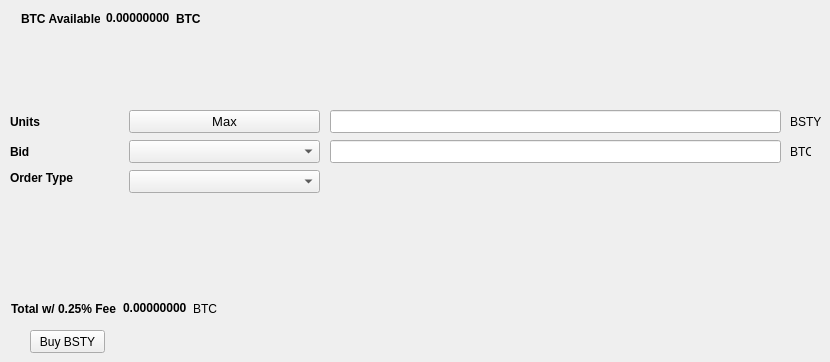
   <widget class="QWidget" name="BuyTab">
    <attribute name="title">
     <string>Buy</string>
    </attribute>
    <widget class="QPushButton" name="BuyBSTY">
     <property name="geometry">
      <rect>
       <x>30</x>
       <y>330</y>
       <width>75</width>
       <height>23</height>
      </rect>
     </property>
     <property name="text">
      <string>Buy BSTY</string>
     </property>
    </widget>
    <widget class="QLabel" name="label_3">
     <property name="geometry">
      <rect>
       <x>10</x>
       <y>110</y>
       <width>46</width>
       <height>23</height>
      </rect>
     </property>
     <property name="font">
      <font>
       <weight>75</weight>
       <bold>true</bold>
      </font>
     </property>
     <property name="text">
      <string>Units</string>
     </property>
    </widget>
    <widget class="QLineEdit" name="UnitsInput">
     <property name="geometry">
      <rect>
       <x>330</x>
       <y>110</y>
       <width>451</width>
       <height>23</height>
      </rect>
     </property>
     <property name="font">
      <font>
       <pointsize>9</pointsize>
       <weight>75</weight>
       <bold>true</bold>
      </font>
     </property>
    </widget>
    <widget class="QLineEdit" name="BuyBidPriceEdit">
     <property name="geometry">
      <rect>
       <x>330</x>
       <y>140</y>
       <width>451</width>
       <height>23</height>
      </rect>
     </property>
     <property name="font">
      <font>
       <pointsize>9</pointsize>
       <weight>75</weight>
       <bold>true</bold>
      </font>
     </property>
    </widget>
    <widget class="QLabel" name="label_4">
     <property name="geometry">
      <rect>
       <x>790</x>
       <y>110</y>
       <width>31</width>
       <height>23</height>
      </rect>
     </property>
     <property name="text">
      <string>BSTY</string>
     </property>
    </widget>
    <widget class="QLabel" name="label_5">
     <property name="geometry">
      <rect>
       <x>790</x>
       <y>140</y>
       <width>21</width>
       <height>23</height>
      </rect>
     </property>
     <property name="text">
      <string>BTC</string>
     </property>
    </widget>
    <widget class="QLabel" name="label_6">
     <property name="geometry">
      <rect>
       <x>10</x>
       <y>140</y>
       <width>46</width>
       <height>23</height>
      </rect>
     </property>
     <property name="font">
      <font>
       <weight>75</weight>
       <bold>true</bold>
      </font>
     </property>
     <property name="text">
      <string>Bid</string>
     </property>
    </widget>
    <widget class="QLabel" name="label_7">
     <property name="geometry">
      <rect>
       <x>10</x>
       <y>170</y>
       <width>71</width>
       <height>16</height>
      </rect>
     </property>
     <property name="font">
      <font>
       <weight>75</weight>
       <bold>true</bold>
      </font>
     </property>
     <property name="text">
      <string>Order Type</string>
     </property>
    </widget>
    <widget class="QPushButton" name="Buy_Max_Amount">
     <property name="geometry">
      <rect>
       <x>129</x>
       <y>110</y>
       <width>191</width>
       <height>23</height>
      </rect>
     </property>
     <property name="font">
      <font>
       <pointsize>10</pointsize>
      </font>
     </property>
     <property name="text">
      <string>Max</string>
     </property>
    </widget>
    <widget class="QComboBox" name="BuyBidcomboBox">
     <property name="geometry">
      <rect>
       <x>129</x>
       <y>140</y>
       <width>191</width>
       <height>23</height>
      </rect>
     </property>
     <property name="font">
      <font>
       <pointsize>10</pointsize>
      </font>
     </property>
    </widget>
    <widget class="QComboBox" name="buyOrdertypeCombo">
     <property name="geometry">
      <rect>
       <x>129</x>
       <y>170</y>
       <width>191</width>
       <height>23</height>
      </rect>
     </property>
     <property name="font">
      <font>
       <pointsize>10</pointsize>
      </font>
     </property>
    </widget>
    <widget class="QWidget" name="layoutWidget">
     <property name="geometry">
      <rect>
       <x>21</x>
       <y>11</y>
       <width>180</width>
       <height>15</height>
      </rect>
     </property>
     <layout class="QHBoxLayout" name="horizontalLayout_3">
      <item>
       <widget class="QLabel" name="label232">
        <property name="font">
         <font>
          <weight>75</weight>
          <bold>true</bold>
         </font>
        </property>
        <property name="text">
         <string>BTC Available:</string>
        </property>
       </widget>
      </item>
      <item>
       <widget class="QLabel" name="BtcAvailableLbl">
        <property name="palette">
         <palette>
          <active>
           <colorrole role="WindowText">
            <brush brushstyle="SolidPattern">
             <color alpha="255">
              <red>0</red>
              <green>0</green>
              <blue>0</blue>
             </color>
            </brush>
           </colorrole>
           <colorrole role="Button">
            <brush brushstyle="SolidPattern">
             <color alpha="255">
              <red>0</red>
              <green>170</green>
              <blue>0</blue>
             </color>
            </brush>
           </colorrole>
           <colorrole role="Light">
            <brush brushstyle="SolidPattern">
             <color alpha="255">
              <red>0</red>
              <green>255</green>
              <blue>0</blue>
             </color>
            </brush>
           </colorrole>
           <colorrole role="Midlight">
            <brush brushstyle="SolidPattern">
             <color alpha="255">
              <red>0</red>
              <green>212</green>
              <blue>0</blue>
             </color>
            </brush>
           </colorrole>
           <colorrole role="Dark">
            <brush brushstyle="SolidPattern">
             <color alpha="255">
              <red>0</red>
              <green>85</green>
              <blue>0</blue>
             </color>
            </brush>
           </colorrole>
           <colorrole role="Mid">
            <brush brushstyle="SolidPattern">
             <color alpha="255">
              <red>0</red>
              <green>113</green>
              <blue>0</blue>
             </color>
            </brush>
           </colorrole>
           <colorrole role="Text">
            <brush brushstyle="SolidPattern">
             <color alpha="255">
              <red>0</red>
              <green>170</green>
              <blue>0</blue>
             </color>
            </brush>
           </colorrole>
           <colorrole role="BrightText">
            <brush brushstyle="SolidPattern">
             <color alpha="255">
              <red>255</red>
              <green>255</green>
              <blue>255</blue>
             </color>
            </brush>
           </colorrole>
           <colorrole role="ButtonText">
            <brush brushstyle="SolidPattern">
             <color alpha="255">
              <red>0</red>
              <green>0</green>
              <blue>0</blue>
             </color>
            </brush>
           </colorrole>
           <colorrole role="Base">
            <brush brushstyle="SolidPattern">
             <color alpha="255">
              <red>255</red>
              <green>255</green>
              <blue>255</blue>
             </color>
            </brush>
           </colorrole>
           <colorrole role="Window">
            <brush brushstyle="SolidPattern">
             <color alpha="255">
              <red>0</red>
              <green>170</green>
              <blue>0</blue>
             </color>
            </brush>
           </colorrole>
           <colorrole role="Shadow">
            <brush brushstyle="SolidPattern">
             <color alpha="255">
              <red>0</red>
              <green>0</green>
              <blue>0</blue>
             </color>
            </brush>
           </colorrole>
           <colorrole role="AlternateBase">
            <brush brushstyle="SolidPattern">
             <color alpha="255">
              <red>127</red>
              <green>212</green>
              <blue>127</blue>
             </color>
            </brush>
           </colorrole>
           <colorrole role="ToolTipBase">
            <brush brushstyle="SolidPattern">
             <color alpha="255">
              <red>255</red>
              <green>255</green>
              <blue>220</blue>
             </color>
            </brush>
           </colorrole>
           <colorrole role="ToolTipText">
            <brush brushstyle="SolidPattern">
             <color alpha="255">
              <red>0</red>
              <green>0</green>
              <blue>0</blue>
             </color>
            </brush>
           </colorrole>
          </active>
          <inactive>
           <colorrole role="WindowText">
            <brush brushstyle="SolidPattern">
             <color alpha="255">
              <red>0</red>
              <green>0</green>
              <blue>0</blue>
             </color>
            </brush>
           </colorrole>
           <colorrole role="Button">
            <brush brushstyle="SolidPattern">
             <color alpha="255">
              <red>0</red>
              <green>170</green>
              <blue>0</blue>
             </color>
            </brush>
           </colorrole>
           <colorrole role="Light">
            <brush brushstyle="SolidPattern">
             <color alpha="255">
              <red>0</red>
              <green>255</green>
              <blue>0</blue>
             </color>
            </brush>
           </colorrole>
           <colorrole role="Midlight">
            <brush brushstyle="SolidPattern">
             <color alpha="255">
              <red>0</red>
              <green>212</green>
              <blue>0</blue>
             </color>
            </brush>
           </colorrole>
           <colorrole role="Dark">
            <brush brushstyle="SolidPattern">
             <color alpha="255">
              <red>0</red>
              <green>85</green>
              <blue>0</blue>
             </color>
            </brush>
           </colorrole>
           <colorrole role="Mid">
            <brush brushstyle="SolidPattern">
             <color alpha="255">
              <red>0</red>
              <green>113</green>
              <blue>0</blue>
             </color>
            </brush>
           </colorrole>
           <colorrole role="Text">
            <brush brushstyle="SolidPattern">
             <color alpha="255">
              <red>0</red>
              <green>170</green>
              <blue>0</blue>
             </color>
            </brush>
           </colorrole>
           <colorrole role="BrightText">
            <brush brushstyle="SolidPattern">
             <color alpha="255">
              <red>255</red>
              <green>255</green>
              <blue>255</blue>
             </color>
            </brush>
           </colorrole>
           <colorrole role="ButtonText">
            <brush brushstyle="SolidPattern">
             <color alpha="255">
              <red>0</red>
              <green>0</green>
              <blue>0</blue>
             </color>
            </brush>
           </colorrole>
           <colorrole role="Base">
            <brush brushstyle="SolidPattern">
             <color alpha="255">
              <red>255</red>
              <green>255</green>
              <blue>255</blue>
             </color>
            </brush>
           </colorrole>
           <colorrole role="Window">
            <brush brushstyle="SolidPattern">
             <color alpha="255">
              <red>0</red>
              <green>170</green>
              <blue>0</blue>
             </color>
            </brush>
           </colorrole>
           <colorrole role="Shadow">
            <brush brushstyle="SolidPattern">
             <color alpha="255">
              <red>0</red>
              <green>0</green>
              <blue>0</blue>
             </color>
            </brush>
           </colorrole>
           <colorrole role="AlternateBase">
            <brush brushstyle="SolidPattern">
             <color alpha="255">
              <red>127</red>
              <green>212</green>
              <blue>127</blue>
             </color>
            </brush>
           </colorrole>
           <colorrole role="ToolTipBase">
            <brush brushstyle="SolidPattern">
             <color alpha="255">
              <red>255</red>
              <green>255</green>
              <blue>220</blue>
             </color>
            </brush>
           </colorrole>
           <colorrole role="ToolTipText">
            <brush brushstyle="SolidPattern">
             <color alpha="255">
              <red>0</red>
              <green>0</green>
              <blue>0</blue>
             </color>
            </brush>
           </colorrole>
          </inactive>
          <disabled>
           <colorrole role="WindowText">
            <brush brushstyle="SolidPattern">
             <color alpha="255">
              <red>0</red>
              <green>85</green>
              <blue>0</blue>
             </color>
            </brush>
           </colorrole>
           <colorrole role="Button">
            <brush brushstyle="SolidPattern">
             <color alpha="255">
              <red>0</red>
              <green>170</green>
              <blue>0</blue>
             </color>
            </brush>
           </colorrole>
           <colorrole role="Light">
            <brush brushstyle="SolidPattern">
             <color alpha="255">
              <red>0</red>
              <green>255</green>
              <blue>0</blue>
             </color>
            </brush>
           </colorrole>
           <colorrole role="Midlight">
            <brush brushstyle="SolidPattern">
             <color alpha="255">
              <red>0</red>
              <green>212</green>
              <blue>0</blue>
             </color>
            </brush>
           </colorrole>
           <colorrole role="Dark">
            <brush brushstyle="SolidPattern">
             <color alpha="255">
              <red>0</red>
              <green>85</green>
              <blue>0</blue>
             </color>
            </brush>
           </colorrole>
           <colorrole role="Mid">
            <brush brushstyle="SolidPattern">
             <color alpha="255">
              <red>0</red>
              <green>113</green>
              <blue>0</blue>
             </color>
            </brush>
           </colorrole>
           <colorrole role="Text">
            <brush brushstyle="SolidPattern">
             <color alpha="255">
              <red>0</red>
              <green>85</green>
              <blue>0</blue>
             </color>
            </brush>
           </colorrole>
           <colorrole role="BrightText">
            <brush brushstyle="SolidPattern">
             <color alpha="255">
              <red>255</red>
              <green>255</green>
              <blue>255</blue>
             </color>
            </brush>
           </colorrole>
           <colorrole role="ButtonText">
            <brush brushstyle="SolidPattern">
             <color alpha="255">
              <red>0</red>
              <green>85</green>
              <blue>0</blue>
             </color>
            </brush>
           </colorrole>
           <colorrole role="Base">
            <brush brushstyle="SolidPattern">
             <color alpha="255">
              <red>0</red>
              <green>170</green>
              <blue>0</blue>
             </color>
            </brush>
           </colorrole>
           <colorrole role="Window">
            <brush brushstyle="SolidPattern">
             <color alpha="255">
              <red>0</red>
              <green>170</green>
              <blue>0</blue>
             </color>
            </brush>
           </colorrole>
           <colorrole role="Shadow">
            <brush brushstyle="SolidPattern">
             <color alpha="255">
              <red>0</red>
              <green>0</green>
              <blue>0</blue>
             </color>
            </brush>
           </colorrole>
           <colorrole role="AlternateBase">
            <brush brushstyle="SolidPattern">
             <color alpha="255">
              <red>0</red>
              <green>170</green>
              <blue>0</blue>
             </color>
            </brush>
           </colorrole>
           <colorrole role="ToolTipBase">
            <brush brushstyle="SolidPattern">
             <color alpha="255">
              <red>255</red>
              <green>255</green>
              <blue>220</blue>
             </color>
            </brush>
           </colorrole>
           <colorrole role="ToolTipText">
            <brush brushstyle="SolidPattern">
             <color alpha="255">
              <red>0</red>
              <green>0</green>
              <blue>0</blue>
             </color>
            </brush>
           </colorrole>
          </disabled>
         </palette>
        </property>
        <property name="font">
         <font>
          <weight>75</weight>
          <bold>true</bold>
         </font>
        </property>
        <property name="text">
         <string>0.00000000</string>
        </property>
        <property name="textInteractionFlags">
         <set>Qt::LinksAccessibleByMouse|Qt::TextSelectableByKeyboard|Qt::TextSelectableByMouse</set>
        </property>
       </widget>
      </item>
      <item>
       <widget class="QLabel" name="BtcAvailableLbl_2">
        <property name="font">
         <font>
          <weight>75</weight>
          <bold>true</bold>
         </font>
        </property>
        <property name="text">
         <string>BTC</string>
        </property>
       </widget>
      </item>
     </layout>
    </widget>
    <widget class="QWidget" name="layoutWidget">
     <property name="geometry">
      <rect>
       <x>11</x>
       <y>301</y>
       <width>209</width>
       <height>15</height>
      </rect>
     </property>
     <layout class="QHBoxLayout" name="horizontalLayout_4">
      <item>
       <widget class="QLabel" name="label_9">
        <property name="font">
         <font>
          <weight>75</weight>
          <bold>true</bold>
         </font>
        </property>
        <property name="text">
         <string>Total w/ 0.25% Fee</string>
        </property>
       </widget>
      </item>
      <item>
       <widget class="QLabel" name="BuyCostLabel">
        <property name="palette">
         <palette>
          <active>
           <colorrole role="WindowText">
            <brush brushstyle="SolidPattern">
             <color alpha="255">
              <red>0</red>
              <green>0</green>
              <blue>0</blue>
             </color>
            </brush>
           </colorrole>
           <colorrole role="Button">
            <brush brushstyle="SolidPattern">
             <color alpha="255">
              <red>0</red>
              <green>170</green>
              <blue>0</blue>
             </color>
            </brush>
           </colorrole>
           <colorrole role="Light">
            <brush brushstyle="SolidPattern">
             <color alpha="255">
              <red>0</red>
              <green>255</green>
              <blue>0</blue>
             </color>
            </brush>
           </colorrole>
           <colorrole role="Midlight">
            <brush brushstyle="SolidPattern">
             <color alpha="255">
              <red>0</red>
              <green>212</green>
              <blue>0</blue>
             </color>
            </brush>
           </colorrole>
           <colorrole role="Dark">
            <brush brushstyle="SolidPattern">
             <color alpha="255">
              <red>0</red>
              <green>85</green>
              <blue>0</blue>
             </color>
            </brush>
           </colorrole>
           <colorrole role="Mid">
            <brush brushstyle="SolidPattern">
             <color alpha="255">
              <red>0</red>
              <green>113</green>
              <blue>0</blue>
             </color>
            </brush>
           </colorrole>
           <colorrole role="Text">
            <brush brushstyle="SolidPattern">
             <color alpha="255">
              <red>0</red>
              <green>170</green>
              <blue>0</blue>
             </color>
            </brush>
           </colorrole>
           <colorrole role="BrightText">
            <brush brushstyle="SolidPattern">
             <color alpha="255">
              <red>255</red>
              <green>255</green>
              <blue>255</blue>
             </color>
            </brush>
           </colorrole>
           <colorrole role="ButtonText">
            <brush brushstyle="SolidPattern">
             <color alpha="255">
              <red>0</red>
              <green>0</green>
              <blue>0</blue>
             </color>
            </brush>
           </colorrole>
           <colorrole role="Base">
            <brush brushstyle="SolidPattern">
             <color alpha="255">
              <red>255</red>
              <green>255</green>
              <blue>255</blue>
             </color>
            </brush>
           </colorrole>
           <colorrole role="Window">
            <brush brushstyle="SolidPattern">
             <color alpha="255">
              <red>0</red>
              <green>170</green>
              <blue>0</blue>
             </color>
            </brush>
           </colorrole>
           <colorrole role="Shadow">
            <brush brushstyle="SolidPattern">
             <color alpha="255">
              <red>0</red>
              <green>0</green>
              <blue>0</blue>
             </color>
            </brush>
           </colorrole>
           <colorrole role="AlternateBase">
            <brush brushstyle="SolidPattern">
             <color alpha="255">
              <red>127</red>
              <green>212</green>
              <blue>127</blue>
             </color>
            </brush>
           </colorrole>
           <colorrole role="ToolTipBase">
            <brush brushstyle="SolidPattern">
             <color alpha="255">
              <red>255</red>
              <green>255</green>
              <blue>220</blue>
             </color>
            </brush>
           </colorrole>
           <colorrole role="ToolTipText">
            <brush brushstyle="SolidPattern">
             <color alpha="255">
              <red>0</red>
              <green>0</green>
              <blue>0</blue>
             </color>
            </brush>
           </colorrole>
          </active>
          <inactive>
           <colorrole role="WindowText">
            <brush brushstyle="SolidPattern">
             <color alpha="255">
              <red>0</red>
              <green>0</green>
              <blue>0</blue>
             </color>
            </brush>
           </colorrole>
           <colorrole role="Button">
            <brush brushstyle="SolidPattern">
             <color alpha="255">
              <red>0</red>
              <green>170</green>
              <blue>0</blue>
             </color>
            </brush>
           </colorrole>
           <colorrole role="Light">
            <brush brushstyle="SolidPattern">
             <color alpha="255">
              <red>0</red>
              <green>255</green>
              <blue>0</blue>
             </color>
            </brush>
           </colorrole>
           <colorrole role="Midlight">
            <brush brushstyle="SolidPattern">
             <color alpha="255">
              <red>0</red>
              <green>212</green>
              <blue>0</blue>
             </color>
            </brush>
           </colorrole>
           <colorrole role="Dark">
            <brush brushstyle="SolidPattern">
             <color alpha="255">
              <red>0</red>
              <green>85</green>
              <blue>0</blue>
             </color>
            </brush>
           </colorrole>
           <colorrole role="Mid">
            <brush brushstyle="SolidPattern">
             <color alpha="255">
              <red>0</red>
              <green>113</green>
              <blue>0</blue>
             </color>
            </brush>
           </colorrole>
           <colorrole role="Text">
            <brush brushstyle="SolidPattern">
             <color alpha="255">
              <red>0</red>
              <green>170</green>
              <blue>0</blue>
             </color>
            </brush>
           </colorrole>
           <colorrole role="BrightText">
            <brush brushstyle="SolidPattern">
             <color alpha="255">
              <red>255</red>
              <green>255</green>
              <blue>255</blue>
             </color>
            </brush>
           </colorrole>
           <colorrole role="ButtonText">
            <brush brushstyle="SolidPattern">
             <color alpha="255">
              <red>0</red>
              <green>0</green>
              <blue>0</blue>
             </color>
            </brush>
           </colorrole>
           <colorrole role="Base">
            <brush brushstyle="SolidPattern">
             <color alpha="255">
              <red>255</red>
              <green>255</green>
              <blue>255</blue>
             </color>
            </brush>
           </colorrole>
           <colorrole role="Window">
            <brush brushstyle="SolidPattern">
             <color alpha="255">
              <red>0</red>
              <green>170</green>
              <blue>0</blue>
             </color>
            </brush>
           </colorrole>
           <colorrole role="Shadow">
            <brush brushstyle="SolidPattern">
             <color alpha="255">
              <red>0</red>
              <green>0</green>
              <blue>0</blue>
             </color>
            </brush>
           </colorrole>
           <colorrole role="AlternateBase">
            <brush brushstyle="SolidPattern">
             <color alpha="255">
              <red>127</red>
              <green>212</green>
              <blue>127</blue>
             </color>
            </brush>
           </colorrole>
           <colorrole role="ToolTipBase">
            <brush brushstyle="SolidPattern">
             <color alpha="255">
              <red>255</red>
              <green>255</green>
              <blue>220</blue>
             </color>
            </brush>
           </colorrole>
           <colorrole role="ToolTipText">
            <brush brushstyle="SolidPattern">
             <color alpha="255">
              <red>0</red>
              <green>0</green>
              <blue>0</blue>
             </color>
            </brush>
           </colorrole>
          </inactive>
          <disabled>
           <colorrole role="WindowText">
            <brush brushstyle="SolidPattern">
             <color alpha="255">
              <red>0</red>
              <green>85</green>
              <blue>0</blue>
             </color>
            </brush>
           </colorrole>
           <colorrole role="Button">
            <brush brushstyle="SolidPattern">
             <color alpha="255">
              <red>0</red>
              <green>170</green>
              <blue>0</blue>
             </color>
            </brush>
           </colorrole>
           <colorrole role="Light">
            <brush brushstyle="SolidPattern">
             <color alpha="255">
              <red>0</red>
              <green>255</green>
              <blue>0</blue>
             </color>
            </brush>
           </colorrole>
           <colorrole role="Midlight">
            <brush brushstyle="SolidPattern">
             <color alpha="255">
              <red>0</red>
              <green>212</green>
              <blue>0</blue>
             </color>
            </brush>
           </colorrole>
           <colorrole role="Dark">
            <brush brushstyle="SolidPattern">
             <color alpha="255">
              <red>0</red>
              <green>85</green>
              <blue>0</blue>
             </color>
            </brush>
           </colorrole>
           <colorrole role="Mid">
            <brush brushstyle="SolidPattern">
             <color alpha="255">
              <red>0</red>
              <green>113</green>
              <blue>0</blue>
             </color>
            </brush>
           </colorrole>
           <colorrole role="Text">
            <brush brushstyle="SolidPattern">
             <color alpha="255">
              <red>0</red>
              <green>85</green>
              <blue>0</blue>
             </color>
            </brush>
           </colorrole>
           <colorrole role="BrightText">
            <brush brushstyle="SolidPattern">
             <color alpha="255">
              <red>255</red>
              <green>255</green>
              <blue>255</blue>
             </color>
            </brush>
           </colorrole>
           <colorrole role="ButtonText">
            <brush brushstyle="SolidPattern">
             <color alpha="255">
              <red>0</red>
              <green>85</green>
              <blue>0</blue>
             </color>
            </brush>
           </colorrole>
           <colorrole role="Base">
            <brush brushstyle="SolidPattern">
             <color alpha="255">
              <red>0</red>
              <green>170</green>
              <blue>0</blue>
             </color>
            </brush>
           </colorrole>
           <colorrole role="Window">
            <brush brushstyle="SolidPattern">
             <color alpha="255">
              <red>0</red>
              <green>170</green>
              <blue>0</blue>
             </color>
            </brush>
           </colorrole>
           <colorrole role="Shadow">
            <brush brushstyle="SolidPattern">
             <color alpha="255">
              <red>0</red>
              <green>0</green>
              <blue>0</blue>
             </color>
            </brush>
           </colorrole>
           <colorrole role="AlternateBase">
            <brush brushstyle="SolidPattern">
             <color alpha="255">
              <red>0</red>
              <green>170</green>
              <blue>0</blue>
             </color>
            </brush>
           </colorrole>
           <colorrole role="ToolTipBase">
            <brush brushstyle="SolidPattern">
             <color alpha="255">
              <red>255</red>
              <green>255</green>
              <blue>220</blue>
             </color>
            </brush>
           </colorrole>
           <colorrole role="ToolTipText">
            <brush brushstyle="SolidPattern">
             <color alpha="255">
              <red>0</red>
              <green>0</green>
              <blue>0</blue>
             </color>
            </brush>
           </colorrole>
          </disabled>
         </palette>
        </property>
        <property name="font">
         <font>
          <weight>75</weight>
          <bold>true</bold>
         </font>
        </property>
        <property name="autoFillBackground">
         <bool>false</bool>
        </property>
        <property name="text">
         <string>0.00000000</string>
        </property>
        <property name="textInteractionFlags">
         <set>Qt::LinksAccessibleByMouse|Qt::TextSelectableByMouse</set>
        </property>
       </widget>
      </item>
      <item>
       <widget class="QLabel" name="label_10">
        <property name="font">
         <font>
          <weight>50</weight>
          <bold>false</bold>
         </font>
        </property>
        <property name="text">
         <string>BTC</string>
        </property>
       </widget>
      </item>
     </layout>
    </widget>
   </widget>
